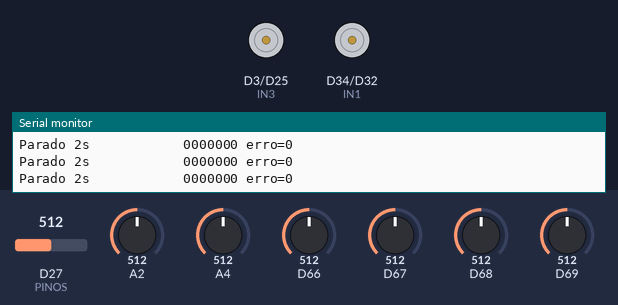
Simulated run of this sketch. Board: Arduino Due. Shown: motor-driver pin pairs drawn as motors (green arrow = first pin HIGH = forward, orange = second pin HIGH = backward, longer = more drive), the last lines printed to the serial monitor. Inputs (shaded band) come from the test bench; at power-on: D27 (PINOS) = 512, D67 = 512, D66 = 512, D68 = 512, A2 = 512, A4 = 512, D69 = 512 (analog values on the 0–1023 scale).

Above: at 6.5 s.
6.6 s: D27 (PINOS) set to 549
8.8 s: D27 (PINOS) set to 575
At 10.0 s:
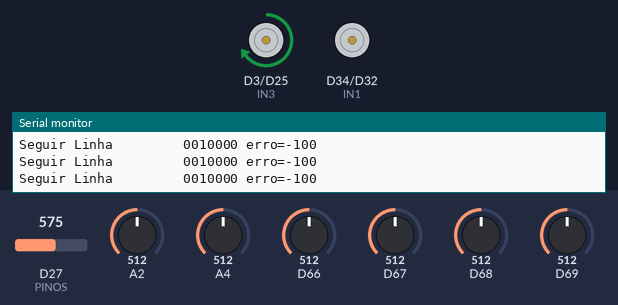
10.3 s: D67 set to 552
11.8 s: D67 set to 577
At 12.3 s:
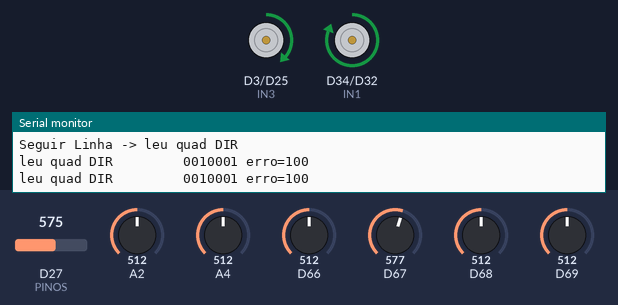
13.3 s: D66 set to 716
At 13.6 s:
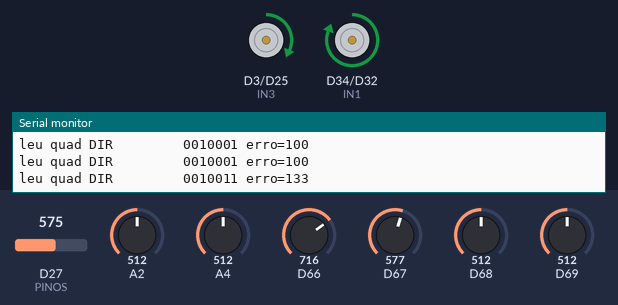
14.8 s: D68 set to 716
At 15.9 s:
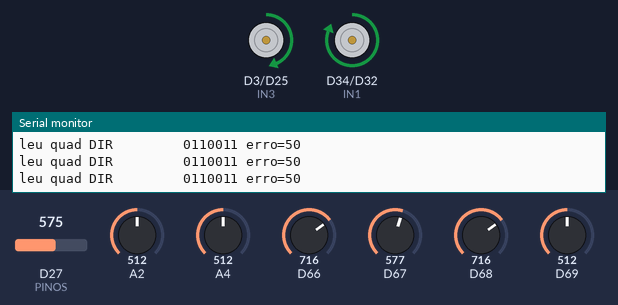
Timing chart, 0 to 17.3 s (numbered marks = the images above; inputs shaded):
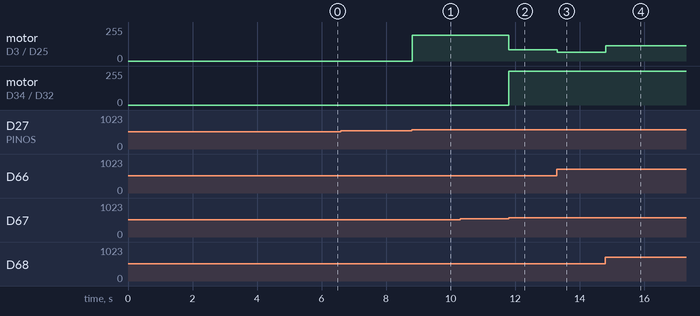

The sketch:

main.ino
```cpp
#include <Arduino.h>
#include "pinos.h"
#include "sensores.h"
#include "motores.h"
#include "fsm.h"

static uint32_t proximo = 0;

void setup() {
  Serial.begin(115200);

  delay(300);

  motoresInit();

  sensoresInit();

  sensoresCalibrar(T_CALIBRACAO);


  fsmInit();

  proximo = micros();

}

void loop() {
  if ((int32_t)(micros() - proximo) < 0) return;
  proximo += 4000;

  sensoresLer();
  fsmAtualizar();

  static uint32_t log = 0;
  if (millis() - log > 200)
  {
    log = millis();
    Serial.printf("%-20s ", fsmNome(fsmEstado()));
    sensoresImprimir();
  }
}
```

fsm.cpp
```cpp
#include "fsm.h"
#include "sensores.h"
#include "motores.h"

enum Acao : uint8_t { PARADO, PID, FRENTE, GIRA_D, GIRA_E, BUSCA_D, BUSCA_E, RE };

struct Transicao {
  Estado de;
  const char* padrao;
  uint32_t ms;
  Estado para;
};

static const Transicao TABELA[] = {
  {E0,  nullptr,   T_LARGADA, E1},
  {E1,  "*",       0,    E2},
  {E2,  nullptr,   0,    E3},

  {E3,  "0000000", 0,    E1},
  {E3,  "1111111", 0,    E4},
  {E3,  "11n0n11", 0,    E52},
  {E3,  "10n1n01", 0,    E5D},
  {E3,  "00n1n01", 0,    E6},
  {E3,  "001n0n1", 0,    E6},
  {E3,  "10n1n00", 0,    E27},
  {E3,  "1n0n100", 0,    E27},

  {E4,  "00n1n00", 0,    E3},
  {E4,  "1111111", 0,    E6},

  {E5D, "1111111", 0,    E4},
  {E5D, "0nn1nn0", 0,    E7},
  {E5E, "1111111", 0,    E4},
  {E5E, "0nn1nn0", 0,    E28},

  {E6,  "10n1n01", 0,    E5D},
  {E6,  "0nn1nn0", 0,    E7},
  {E7,  "00n1n01", 0,    E10},
  {E7,  "10n1n00", 0,    E48},
  {E7,  "nnn1111", 0,    E8},
  {E8,  nullptr,   250,  E9},
  {E9,  "00n1n00", 0,    E3},

  {E10, "nnn1111", 0,    E8},
  {E10, "0nn1nn0", 0,    E11},
  {E11, "00n1n01", 0,    E15},
  {E11, "nnn1111", 0,    E12},
  {E12, nullptr,   250,  E13},
  {E13, "00n1n00", 0,    E14},
  {E14, "nnn1111", 0,    E8},

  {E15, "0nn1nn0", 0,    E16},
  {E16, "00n1n01", 0,    E21},
  {E16, "nnn1111", 0,    E17},
  {E17, nullptr,   250,  E18},
  {E18, "00n1n00", 0,    E19},
  {E19, "nnn1111", 0,    E20},
  {E20, "0nn1nn0", 0,    E14},

  {E21, "nnn1111", 0,    E17},
  {E21, "0nn1nn0", 0,    E22},
  {E22, "nnn1111", 0,    E23},
  {E23, nullptr,   250,  E24},
  {E24, "00n1n00", 0,    E25},
  {E25, "nnn1111", 0,    E26},
  {E26, "0nn1nn0", 0,    E10},

  {E27, "10n1n01", 0,    E5E},
  {E27, "0nn1nn0", 0,    E28},
  {E28, "10n1n00", 0,    E31},
  {E28, "00n1n01", 0,    E50},
  {E28, "1111nnn", 0,    E29},
  {E29, nullptr,   250,  E30},
  {E30, "00n1n00", 0,    E3},

  {E31, "1111nnn", 0,    E29},
  {E31, "0nn1nn0", 0,    E32},
  {E32, "10n1n00", 0,    E36},
  {E32, "1111nnn", 0,    E33},
  {E33, nullptr,   250,  E34},
  {E34, "00n1n00", 0,    E35},
  {E35, "1111nnn", 0,    E29},

  {E36, "0nn1nn0", 0,    E37},
  {E37, "10n1n00", 0,    E42},
  {E37, "1111nnn", 0,    E38},
  {E38, nullptr,   250,  E39},
  {E39, "00n1n00", 0,    E40},
  {E40, "1111nnn", 0,    E41},
  {E41, "0nn1nn0", 0,    E35},

  {E42, "1111nnn", 0,    E38},
  {E42, "0nn1nn0", 0,    E43},
  {E43, "1111nnn", 0,    E44},
  {E44, nullptr,   250,  E45},
  {E45, "00n1n00", 0,    E46},
  {E46, "1111nnn", 0,    E47},
  {E47, "0nn1nn0", 0,    E31},

  {E48, "0nnnn1n", 0,    E49},
  {E49, "1111nnn", 0,    E29},
  {E50, "n1nnnn0", 0,    E51},
  {E51, "nnn1111", 0,    E8},

  {E52, "11n0n11", 0,    E53},
  {E52, nullptr,   100,  E3},
  {E53, "00n1n00", 0,    E54},
  {E54, "0000000", 0,    E55},
  {E55, nullptr,   5000, E56},
  {E56, nullptr,   0,    E57},
  {E57, "*",       0,    E58},
  {E58, "0000000", 0,    E59},
  {E59, "*",       0,    E3},
};

static const uint8_t ACAO[NUM_ESTADOS] = {
  PARADO,
  PARADO,
  FRENTE,
  PID,
  FRENTE,
  FRENTE,
  FRENTE,
  PID,
  FRENTE,
  GIRA_D,
  BUSCA_D,
  PID,
  FRENTE,
  GIRA_D,
  BUSCA_D,
  PID,
  PID,
  FRENTE,
  GIRA_D,
  BUSCA_D,
  PID,
  PID,
  PID,
  FRENTE,
  GIRA_D,
  BUSCA_D,
  PID,
  PID,
  PID,
  FRENTE,
  GIRA_E,
  BUSCA_E,
  PID,
  FRENTE,
  GIRA_E,
  BUSCA_E,
  PID,
  PID,
  FRENTE,
  GIRA_E,
  BUSCA_E,
  PID,
  PID,
  PID,
  FRENTE,
  GIRA_E,
  BUSCA_E,
  PID,
  PID,
  PID,
  RE,
  PID,
  RE,
  PID,
  PID,
  PID,
  PARADO,
  FRENTE,
  FRENTE,
  PID,
  FRENTE,
};

static const char* NOME[NUM_ESTADOS] = {
  "Parado 2s",
  "Lendo preto",
  "Partida",
  "Seguir Linha",
  "Encruzilhada",
  "quad 2 lados DIR",
  "quad 2 lados ESQ",
  "leu quad DIR",
  "parou quad DIR",
  "virando DIR",
  "procurando DIR",
  "leu quad DIR2",
  "parou quad DIR2",
  "virando DIR2",
  "procurando DIR2",
  "Seguindo DIR2",
  "leu quad DIR3",
  "parou quad DIR3",
  "virando DIR3",
  "procurando DIR3",
  "Seguindo DIR3",
  "linha DIR3",
  "leu quad DIR4",
  "parou quad DIR4",
  "virando DIR4",
  "procurando DIR4",
  "Seguindo DIR4",
  "linha DIR4",
  "leu quad ESQ",
  "parou quad ESQ",
  "virando ESQ",
  "procurando ESQ",
  "leu quad ESQ2",
  "parou quad ESQ2",
  "virando ESQ2",
  "procurando ESQ2",
  "Seguindo ESQ2",
  "leu quad ESQ3",
  "parou quad ESQ3",
  "virando ESQ3",
  "procurando ESQ3",
  "Seguindo ESQ3",
  "linha ESQ3",
  "leu quad ESQ4",
  "parou quad ESQ4",
  "virando ESQ4",
  "procurando ESQ4",
  "Seguindo ESQ4",
  "linha ESQ4",
  "quad ESQ RE",
  "RE para ESQ",
  "quad DIR RE",
  "RE para DIR",
  "possivel invertida",
  "invertida",
  "posicionando",
  "Parar 5s",
  "Partida faixa",
  "Andar reto",
  "Andar faixa",
  "Passou faixa",
};

static const size_t N_TRANS = sizeof(TABELA) / sizeof(TABELA[0]);

static Estado estado = E0;
static uint32_t entrouEm = 0;
static float integral = 0;
static int16_t erroAnt = 0;

static bool casa(const char* p, const uint8_t* b) {
  for (uint8_t i = 0; i < NUM_SENSORES; i++) {
    if (p[i] == 'n')
    {
      continue;
    }
    if ((p[i] == '1') != (b[i] != 0))
    {
      return false;
    }
  }
  return true;
}

static void executar(uint8_t a) {
  switch (a) {
    case PARADO:
      motoresParar();
      break;

    case FRENTE:
      motoresDefinir(VEL_BASE, VEL_BASE);
      break;

    case RE:
    motoresDefinir(-VEL_RE, -VEL_RE);
    break;

    case GIRA_D:
      motoresDefinir(VEL_GIRO, -VEL_GIRO);
      break;

    case GIRA_E:
      motoresDefinir(-VEL_GIRO, VEL_GIRO);
      break;

    case BUSCA_D:
    motoresDefinir(VEL_BUSCA, -VEL_BUSCA); break;

    case BUSCA_E:
      motoresDefinir(-VEL_BUSCA, VEL_BUSCA);
      break;

    case PID:
      int16_t e = sensoresErro();
      integral = constrain(integral + e, -8000.0f, 8000.0f);
      int corr = (int)(KP * e + KI * integral + KD * (e - erroAnt));
      erroAnt = e;
      motoresDefinir(VEL_BASE + corr, VEL_BASE - corr);
      break;

  }
}

void fsmInit() {
  estado = E0;
  entrouEm = millis();
  integral = 0;
  erroAnt = 0;
}

void fsmIrPara(Estado novo) {
  if (novo == estado) return;
  Serial.printf("%s -> %s\n", NOME[estado], NOME[novo]);
  estado = novo;
  entrouEm = millis();
  integral = 0;
  erroAnt = sensoresErro();
}

void fsmAtualizar() {
  const uint8_t* b = sensoresBits();

  for (size_t i = 0; i < N_TRANS; i++) {
    const Transicao& t = TABELA[i];
    if (t.de != estado) continue;

    bool ok;
    if (!t.padrao)               ok = (millis() - entrouEm >= t.ms);
    else if (t.padrao[0] == '*') ok = sensoresAlgum();
    else                         ok = casa(t.padrao, b);

    if (ok) { fsmIrPara(t.para); break; }
  }

  executar(ACAO[estado]);
}

Estado fsmEstado()
{
  return estado;
}

const char* fsmNome(Estado e)
{
  return NOME[e];
}
```

fsm.h
```cpp
#pragma once
#include "pinos.h"

enum Estado : uint8_t {
  E0  = 0,   // parado 2s, aguardando largada
  E1,        // lendo preto, espera qualquer sensor acender
  E2,        // partida, arranca para frente
  E3,        // seguir linha (PID) - hub central da maquina
  E4,        // encruzilhada, todos os sensores acesos

  E5D,       // quad nos dois lados, entrou pela DIREITA
  E5E,       // quad nos dois lados, entrou pela ESQUERDA

  E6,        // leu quad DIR
  E7,        // parou de ler quad DIR
  E8,        // virando pra DIR
  E9,        // procurando linha DIR
  E10,       // leu quad DIR2
  E11,       // parou de ler quad DIR2
  E12,       // virando pra DIR2
  E13,       // procurando linha DIR2
  E14,       // seguindo DIR2
  E15,       // leu quad DIR3
  E16,       // parou de ler quad DIR3
  E17,       // virando pra DIR3
  E18,       // procurando linha DIR3
  E19,       // seguindo DIR3
  E20,       // leu linha DIR3
  E21,       // leu quad DIR4
  E22,       // parou de ler quad DIR4
  E23,       // virando pra DIR4
  E24,       // procurando linha DIR4
  E25,       // seguindo DIR4
  E26,       // leu linha DIR4

  E27,       // leu quad ESQ
  E28,       // parou de ler quad ESQ
  E29,       // virando pra ESQ
  E30,       // procurando linha ESQ
  E31,       // leu quad ESQ2
  E32,       // parou de ler quad ESQ2
  E33,       // virando pra ESQ2
  E34,       // procurando linha ESQ2
  E35,       // seguindo ESQ2
  E36,       // leu quad ESQ3
  E37,       // parou de ler quad ESQ3
  E38,       // virando pra ESQ3
  E39,       // procurando linha ESQ3
  E40,       // seguindo ESQ3
  E41,       // leu linha ESQ3
  E42,       // leu quad ESQ4
  E43,       // parou de ler quad ESQ4
  E44,       // virando pra ESQ4
  E45,       // procurando linha ESQ4
  E46,       // seguindo ESQ4
  E47,       // leu linha ESQ4

  E48,       // leu quad ESQ durante trajeto DIR, prepara re
  E49,       // voltando de re para pegar a ESQ
  E50,       // leu quad DIR durante trajeto ESQ, prepara re
  E51,       // voltando de re para pegar a DIR

  E52,       // possivel pista invertida, confirma em 100ms
  E53,       // pista invertida confirmada
  E54,       // seguindo para posicionar na faixa
  E55,       // parado 5s na faixa de pedestres
  E56,       // partida na faixa
  E57,       // andar reto ate achar a faixa
  E58,       // andar sobre a faixa
  E59,       // passou da faixa, volta ao percurso

  NUM_ESTADOS
};

void fsmInit();
void fsmAtualizar();
void fsmIrPara(Estado e);
Estado fsmEstado();
const char* fsmNome(Estado e);
```

motores.cpp
```cpp
#include "motores.h"

static void acionar(int vel, uint8_t a, uint8_t b) {
  vel = constrain(vel, -255, 255);
  if (vel >= 0)
  {
    analogWrite(a, vel);
    analogWrite(b, 0);
  }
  else
  {
    analogWrite(a, 0);
    analogWrite(b, -vel);
  }
}

void motoresInit()
{
  pinMode(IN1, OUTPUT);
  pinMode(IN2, OUTPUT);
  pinMode(IN3, OUTPUT);
  pinMode(IN4, OUTPUT);
  motoresParar();
}

void motoresDefinir(int esq, int dir)
{
  acionar(esq, IN1, IN2);
  acionar(dir, IN3, IN4);
}

void motoresParar()
{
  analogWrite(IN1, 0);
  analogWrite(IN2, 0);
  analogWrite(IN3, 0);
  analogWrite(IN4, 0);
}

void motoresFrear() {
  analogWrite(IN1, 255);
  analogWrite(IN2, 255);
  analogWrite(IN3, 255);
  analogWrite(IN4, 255);
}
```

motores.h
```cpp
#pragma once
#include "pinos.h"

void motoresInit();
void motoresDefinir(int esq, int dir);
void motoresParar();
void motoresFrear();
```

pinos.h
```cpp
#pragma once
#include <Arduino.h>

#define S1 15
#define S2 14
#define S3 27
#define S4 4
#define S5 2
#define S6 12
#define S7 13

#define IN1 34
#define IN2 32
#define IN3 3
#define IN4 25

#define NUM_SENSORES 7
#define LIMIAR_PADRAO 2000
#define HISTERESE 250
#define LINHA_ALTA true

#define T_CALIBRACAO 5000
#define T_LARGADA 2000

#define VEL_BASE 140
#define VEL_GIRO 150
#define VEL_BUSCA 100
#define VEL_RE 120

#define KP 0.55f
#define KI 0.0f
#define KD 4.0f
```

sensores.cpp
```cpp
#include "sensores.h"

static const uint8_t PINOS[NUM_SENSORES] = {S1, S2, S3, S4, S5, S6, S7};
static uint16_t limiar[NUM_SENSORES];
static uint8_t bits[NUM_SENSORES];
static uint8_t qtd = 0;
static int16_t erro = 0;

void sensoresInit()
{
  analogReadResolution(12);
  for (uint8_t i = 0; i < NUM_SENSORES; i++)
  {
    pinMode(PINOS[i], INPUT);
    limiar[i] = LIMIAR_PADRAO;
    bits[i] = 0;
  }
}

void sensoresCalibrar(uint32_t ms)
{
  uint16_t mn[NUM_SENSORES], mx[NUM_SENSORES];
  for (uint8_t i = 0; i < NUM_SENSORES; i++)
  {
    mn[i] = 4095;
    mx[i] = 0;
  }

  uint32_t fim = millis() + ms;
  while (millis() < fim)
  {
    for (uint8_t i = 0; i < NUM_SENSORES; i++)
    {
      uint16_t v = analogRead(PINOS[i]);
      if (v < mn[i])
      {
        mn[i] = v;
      }
      if (v > mx[i])
      {
        mx[i] = v;
      }
    }
    delay(2);
  }

  for (uint8_t i = 0; i < NUM_SENSORES; i++)
  {
    if (mx[i] > mn[i] + 100)
    {
      limiar[i] = (mn[i] + mx[i]) / 2;
    }
  }
}

void sensoresLer() {
  qtd = 0;
  int32_t soma = 0;

  for (uint8_t i = 0; i < NUM_SENSORES; i++) {
    uint16_t v = analogRead(PINOS[i]);
    if (!LINHA_ALTA)
    {
      v = 4095 - v;
    }
    if (bits[i])
    {
      if (v + HISTERESE < limiar[i])
      {
        bits[i] = 0;
      }
    }
    else
    {
      if (v > limiar[i] + HISTERESE)
      {
        bits[i] = 1;
      }
    }

    if (bits[i])
    {
      qtd++;
      soma += (int32_t)i * 100 - 300;
    }
  }

  if (qtd) erro = soma / qtd;
}

const uint8_t* sensoresBits()
{
  return bits;
}
bool sensoresAlgum()
{
  return qtd > 0;
}
int16_t sensoresErro()
{
  return erro;
}

void sensoresImprimir() {
  for (uint8_t i = 0; i < NUM_SENSORES; i++)
  {
    Serial.print(bits[i] ? '1' : '0');
  }
  Serial.printf(" erro=%d\n", erro);
}
```

sensores.h
```cpp
#pragma once
#include "pinos.h"

void sensoresInit();
void sensoresCalibrar(uint32_t ms);
void sensoresLer();
const uint8_t* sensoresBits();
bool sensoresAlgum();
int16_t sensoresErro();
void sensoresImprimir();
```

Measured:
- the behaviour switches between 562 and 563 on D27 (PINOS) (found by bisection; images 0 and 1)
- the behaviour switches between 562 and 563 on D67 (found by bisection; images 1 and 2)
- after the input at 8.8 s, motor on D3 (IN3) / D25 (IN4): stopped → forward 195/255 at once
- after the input at 11.8 s, motor on D3 (IN3) / D25 (IN4): forward 195/255 → forward 85/255 at once; motor on D34 (IN1) / D32 (IN2): stopped → forward 255/255 at once
- after the input at 13.3 s, motor on D3 (IN3) / D25 (IN4): forward 85/255 → forward 67/255 at once
- after the input at 14.8 s, motor on D3 (IN3) / D25 (IN4): forward 67/255 → forward 113/255 at once
